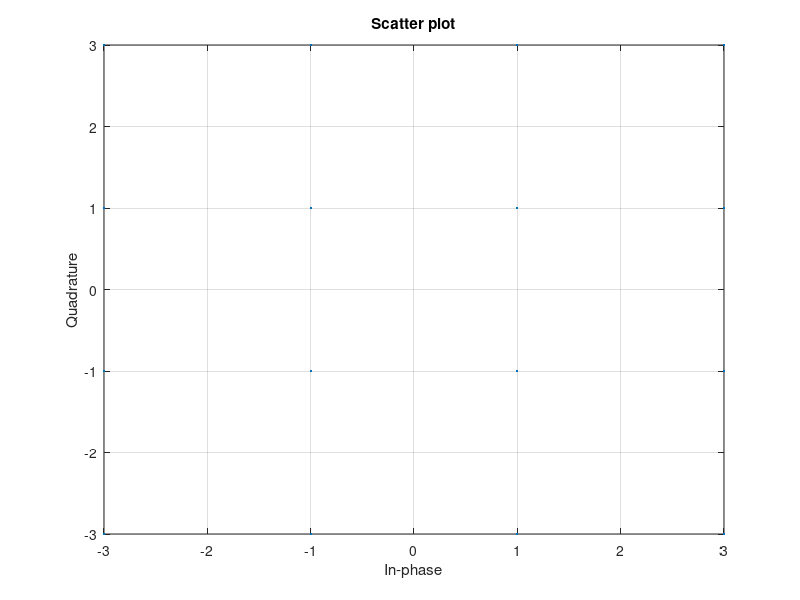

The MATLAB script that drew this image: (Note: this script raises an error after producing the figure.)
clear
clc

M = 16;
x = (0:M-1)';
y = qammod(x,M);
scatterplot(y)
grid on

%% Desfases con leve desplazamiento en ciertos ángulos, corregido

desfases=rad2deg(angle(y));
amplitudes=abs(y)/3.3;
tabla=table(desfases,amplitudes);

% desfases=round(desfases);
% for i=1:length(desfases)
%     if desfases(i)>0
%         falla(i)=mod(desfases(i),15);
%     else
%         falla(i)=mod(desfases(i),-15);
%     end
%     falla=transpose(falla);
%     if falla(i)~=0
%         if falla(i)>0
%             if abs(falla(i))>7.5
%                 desfases(i)=desfases(i)+3;
%             else
%                 desfases(i)=desfases(i)-3;
%             end
%         else
%             if abs(falla(i))>7.5
%                 desfases(i)=desfases(i)-3;
%             else
%                 desfases(i)=desfases(i)+3;
%             end
%         end
%         
%     end
% end


%%

